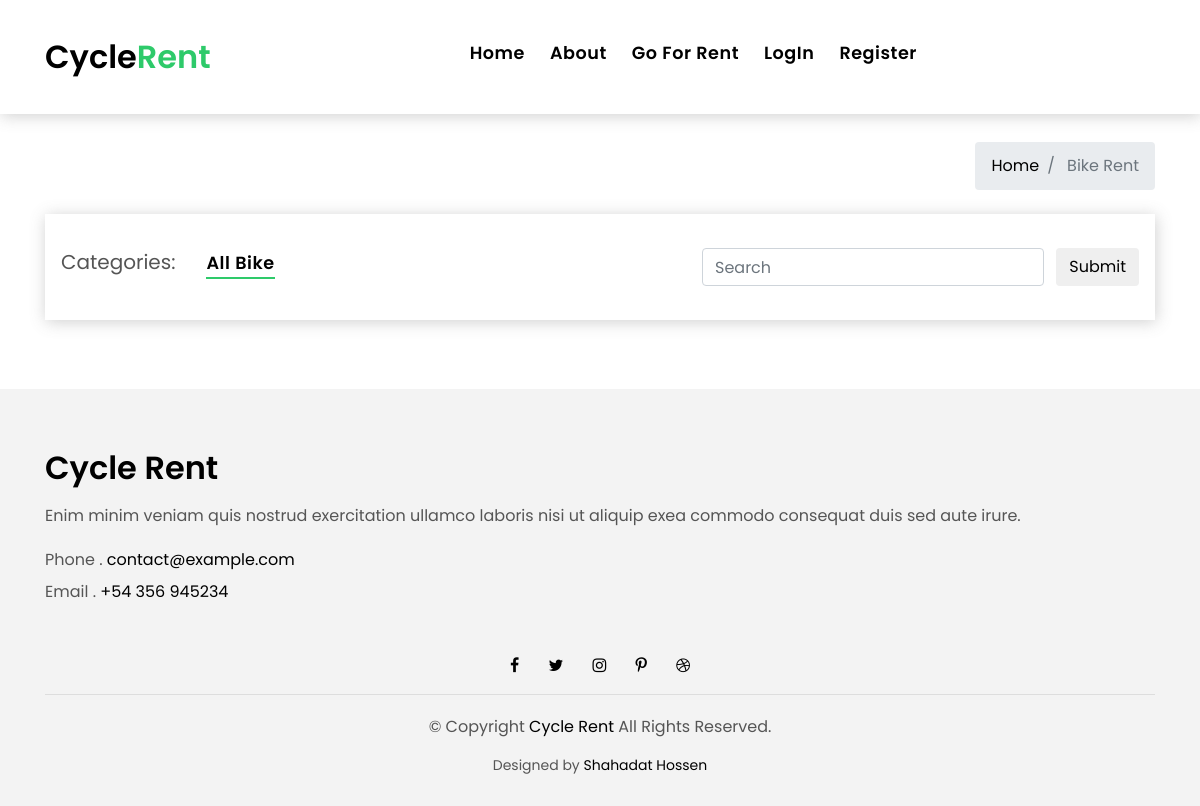
The page /go_for_rent/bike_list/ on the database as committed earlier.
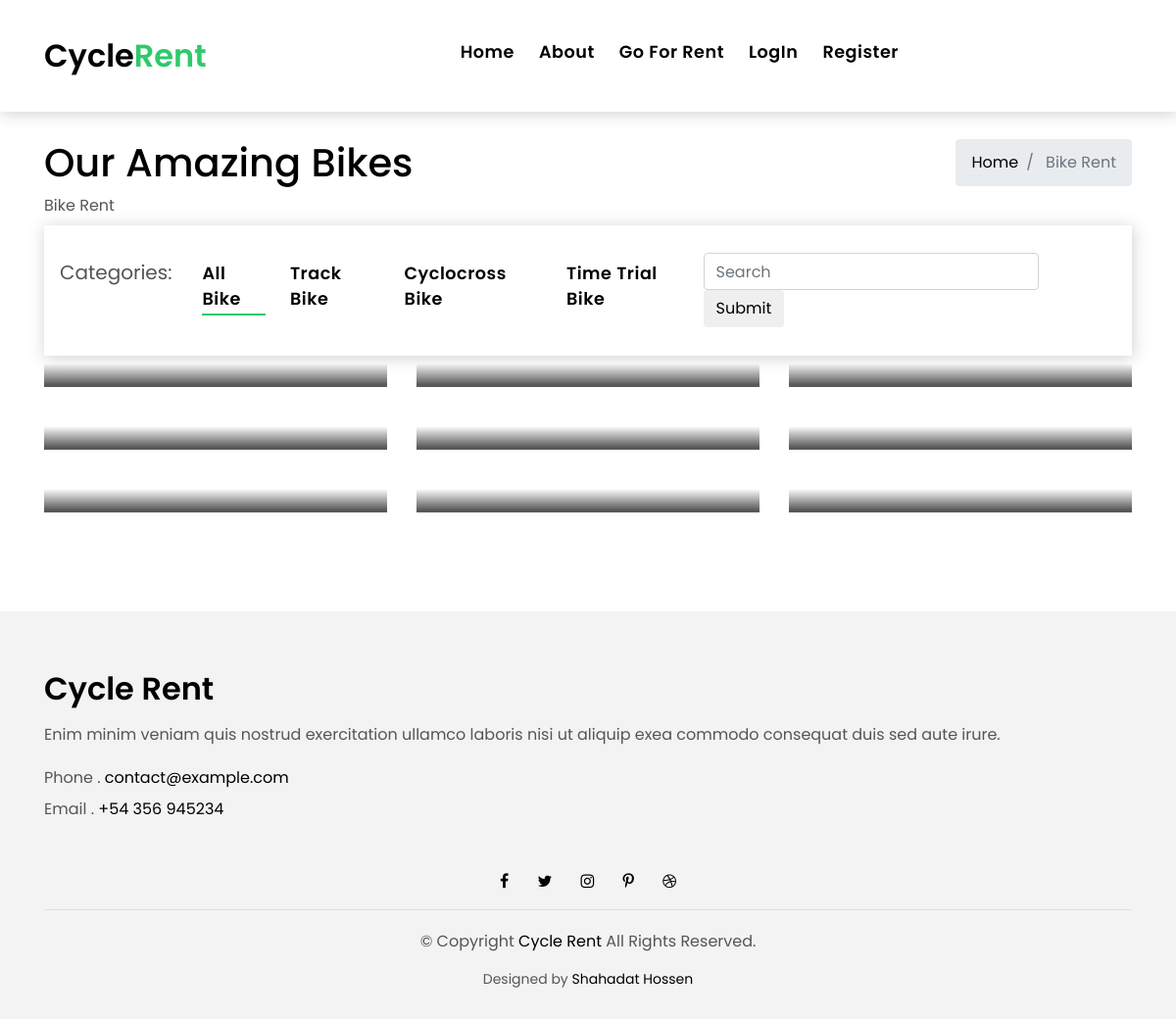
The same page on the database as committed later.
### rent/models.py (models this page shows, shortened)
class Header(models.Model):
	title = models.CharField(max_length=120)
	text = models.CharField(max_length=12)

class BikeCategory(models.Model):
	title = models.CharField(max_length=120,unique=True)
	slug = models.SlugField(unique=True)
	active = models.BooleanField(default=True)
	timestamp = models.DateTimeField(auto_now_add=True,auto_now=False)
	def __str__(self):
		return self.title
	def get_absolute_url(self):
		return reverse("rent:bike_category", kwargs={
            'slug': self.slug
        })

### rent/views.py (the view, shortened to what this page needs)
# urls.py: path('bike_list/', BikeListView.as_view(), name='bike_list'),
class BikeListView(ListView):
	model = Bike
	queryset = Bike.objects.all()
	paginate_by = 12
	def get_context_data(self,*args,**kwargs):
		context = super().get_context_data(*args,**kwargs)
		context["header"] = Header.objects.all()[:1]
		context["category"] = BikeCategory.objects.filter(active=True)
		context["query"] = self.request.GET.get("q")
		return context
	def get_queryset(self, *args, **kwargs):
		qs = super().get_queryset(*args,**kwargs)
		query = self.request.GET.get("q")
		return qs

### rent/models.py (called while the page is built)
	def get_cart_url(self):
		return reverse("rent:bike_detail", kwargs={
            'slug': self.slug
        })

### rent/templates/rent/bike_list.html (shortened to what this page needs)
{% extends "base.html" %}
{% load static %}
{% block content %}
  <section style="margin-top:70px">
    <div class="container">
      <div class="row">
        <div class="col-md-12 col-lg-8">
          <div class="title-single-box">
            {% for obj in header %}
              <h1 class="title-single">{{ obj.title }}</h1>
              <span class="color-text-a">{{ obj.text }}</span>
            {% endfor %}
          </div>
        </div>
        <div class="col-md-12 col-lg-4">
          <nav aria-label="breadcrumb" class="breadcrumb-box d-flex justify-content-lg-end">
            <ol class="breadcrumb">
              <li class="breadcrumb-item">
                <a href="{% url 'home' %}">Home</a>
              </li>
              <li class="breadcrumb-item active" aria-current="page">
                Bike Rent
              </li>
            </ol>
          </nav>
        </div>
      </div>
    </div>
  </section>
  <section class="property-grid grid">
    <div class="container">
      {% include 'rent/bikes_section.html' with objects=object_list cat_objects=category%}
      <div class="row">
        <div class="col-sm-12">
        </div>
      </div>
    </div>
  </section>
{% endblock %}

### templates/base.html (shortened to what this page needs)
<!DOCTYPE html>
<html lang="en">
  {% include "head.html" %}
<body>
  {% include "navbar.html" %}
  	<div class="mt-5 pt-4">
	 </div>
  {% block content %}
  {% endblock %}
  {% include "footer.html" %}
</body>
</html>

### templates/head.html (shortened to what this page needs)
{% load static %}
<head>
  <link href="{% static 'lib/bootstrap/css/bootstrap.min.css' %}" rel="stylesheet">
  <link href="{% static 'lib/font-awesome/css/font-awesome.min.css' %}" rel="stylesheet">
  <link href="{% static 'lib/animate/animate.min.css' %}" rel="stylesheet">
  <link href="{% static 'lib/ionicons/css/ionicons.min.css' %}" rel="stylesheet">
  <link href="{% static 'lib/owlcarousel/assets/owl.carousel.min.css' %}" rel="stylesheet">
  <link href="{% static 'css/style.css' %}" rel="stylesheet">
</head>

### templates/navbar.html (shortened to what this page needs)
{% url 'home' as home %}
{% url 'about' as about %}
{% url 'rent:picup_point' as picup_point %}
{% url 'auth_logout' as logout %}
{% url 'auth_login' as login %}
{% url 'registration_register' as register %}
  <nav class="navbar navbar-default navbar-trans navbar-expand-lg fixed-top">
    <div class="container">
      <a class="navbar-brand text-brand" href="/./">Cycle<span class="color-b">Rent</span></a>
      <div class="navbar-collapse collapse justify-content-center" id="navbarDefault">
        <ul class="navbar-nav">
          <li class="nav-item">
            <a class="nav-link {% if request.path == home %}active {% endif %}" href="{% url 'home' %}">Home</a>
          </li>
          <li class="nav-item">
            <a class="nav-link {% if request.path == about %}active {% endif %}" href="{% url 'about' %}">About</a>
          </li>
          <li class="nav-item">
            <a class="nav-link {% if request.path == picup_point %}active {% endif %}" href="{% url 'rent:picup_point' %}">Go For Rent</a>
          </li>
          {% if request.user.is_authenticated %}
            <li class="nav-item">
              <a class="nav-link {% if request.path == logout %}active {% endif %}" href="{% url 'auth_logout' %}">Logout</a>
            </li>
          {% else %}
            <li class="nav-item">
              <a class="nav-link {% if request.path == login %}active {% endif %}" href="{% url 'auth_login' %}">LogIn</a>
            </li>
            <li class="nav-item">
              <a class="nav-link {% if request.path == register %}active {% endif %}" href="{% url 'registration_register' %}">Register</a>
            </li>
           {% endif %}
        </ul>
      </div>
    </div>
  </nav>

### rent/templates/rent/bikes_section.html (shortened to what this page needs)
{% url 'rent:bike_list' as bike_list %}
<div class="row">
  <div class="col-sm-12">
    <nav class="navbar navbar-default navbar-trans navbar-expand-lg mt-2 mb-2">
      <div class="collapse navbar-collapse" id="basicExampleNav">
        <ul class="navbar-nav mr-auto">
          <span class="navbar-brand">Categories:</span>
          <li class="nav-item">
            <a class="nav-link {% if request.path == bike_list %} active {% endif %}" href="{% url 'rent:bike_list' %}">
              All Bike
            </a>
          </li>
            {% for cat in cat_objects %}
              <li class="nav-item">
                <a class="nav-link {% if request.path == cat.get_absolute_url %} active {% endif %}" href="{{ cat.get_absolute_url }}">
                  {{ cat }}
                </a>
              </li>
            {% endfor %}
        </ul>
        <form action="{% url  'rent:bike_list' %} " class="form-inline" method="GET" role="Search">
          <div class="md-form my-0">
            <input name="q"  class="form-control mr-sm-2" type="text" placeholder="Search" aria-label="Search">
            <input class="btn " type="submit" placeholder="Submit" >
          </div>
        </form>
      </div>
    </nav>
  </div>
  {% for obj in objects %}
    <div class="col-md-4">
      <div class="card-box-a card-shadow">
        <div class="img-box-a">
        </div>
        <div class="card-overlay">
          <div class="card-overlay-a-content">
            <div class="card-body-a">
            </div>
          </div>
        </div>
      </div>
    </div>
  {% endfor %}
</div>

### templates/footer.html
  <section class="section-footer">
    <div class="container">
      <div class="row">
        <div class="col-lg-12 col-sm-12 col-md-4">
          <div class="widget-a">
            <div class="w-header-a">
              <h3 class="w-title-a text-brand">Cycle Rent</h3>
            </div>
            <div class="w-body-a">
              <p class="w-text-a color-text-a">
                Enim minim veniam quis nostrud exercitation ullamco laboris nisi ut aliquip exea commodo consequat duis
                sed aute irure.
              </p>
            </div>
            <div class="w-footer-a">
              <ul class="list-unstyled">
                <li class="color-a">
                  <span class="color-text-a">Phone .</span> contact@example.com</li>
                <li class="color-a">
                  <span class="color-text-a">Email .</span> +54 356 945234</li>
              </ul>
            </div>
          </div>
        </div>
      </div>
    </div>
  </section>
  <footer>
    <div class="container">
      <div class="row">
        <div class="col-md-12">
          <div class="socials-a">
            <ul class="list-inline">
              <li class="list-inline-item">
                <a href="#">
                  <i class="fa fa-facebook" aria-hidden="true"></i>
                </a>
              </li>
              <li class="list-inline-item">
                <a href="#">
                  <i class="fa fa-twitter" aria-hidden="true"></i>
                </a>
              </li>
              <li class="list-inline-item">
                <a href="#">
                  <i class="fa fa-instagram" aria-hidden="true"></i>
                </a>
              </li>
              <li class="list-inline-item">
                <a href="#">
                  <i class="fa fa-pinterest-p" aria-hidden="true"></i>
                </a>
              </li>
              <li class="list-inline-item">
                <a href="#">
                  <i class="fa fa-dribbble" aria-hidden="true"></i>
                </a>
              </li>
            </ul>
          </div>
          <div class="copyright-footer">
            <p class="copyright color-text-a">
              &copy; Copyright
              <span class="color-a">Cycle Rent</span> All Rights Reserved.
            </p>
          </div>
          <div class="credits">
            Designed by <a href="">Shahadat Hossen</a>
          </div>
        </div>
      </div>
    </div>
  </footer>

### templates/js.html (shortened to what this page needs)
{% load static %}

### static_in_pro/css/style.css (style rules this page uses)
body { font-family: 'Poppins', sans-serif; color: #555555; }
h1, h2, h3, h4, h5, h6 { color: #000000; }
a { color: #000000; transition: all .5s ease; }
.text-brand { color: #000000; font-size: 2rem; font-weight: 600; }
.color-a { color: #000000; }
.color-b { color: #2eca6a; }
.color-text-a { color: #555555; }
.socials-a .list-inline-item:not(:last-child) { margin-right: 25px; }
.navbar-default { transition: all .5s ease-in-out; background-color: #ffffff; padding-top: 28px; padding-bottom: 28px; -webkit-backface-visibility: hidden; backface-visibility: hidden; box-shadow: 1px 2px 15px rgba(100, 100, 100, 0.3); }
.navbar-default.navbar-trans, .navbar-default.navbar-reduce { -webkit-backface-visibility: hidden; backface-visibility: hidden; }
.navbar-default.navbar-trans .nav-item, .navbar-default.navbar-reduce .nav-item { position: relative; padding-right: 10px; padding-bottom: 8px; margin-left: 0; }
.navbar-default.navbar-trans .nav-link, .navbar-default.navbar-reduce .nav-link { font-size: 1.1rem; color: #000000; font-weight: 600; letter-spacing: 0.030em; transition: all 0.1s ease-in-out; position: relative; padding-left: 0; padding-right: 0; }
.navbar-default.navbar-trans .nav-link:before, .navbar-default.navbar-reduce .nav-link:before { content: ''; position: absolute; bottom: 5px; left: 0; width: 100%; height: 2px; z-index: 0; background-color: #2eca6a; -webkit-transform: scaleX(0); transform: scaleX(0); -webkit-transform-origin: right; transform-origin: right; transition: opacity .2s ease-out 0.3s, -webkit-transform .2s ease-out; transition: transform .2s ease-out, opacity .2s ease-out 0.3s; transition: transform .2s ease-out, opacity .2s ease-out 0.3s, -webkit-transform .2s ease-out; }
.navbar-default.navbar-trans .show > .nav-link:before, .navbar-default.navbar-trans .active > .nav-link:before, .navbar-default.navbar-trans .nav-link.show:before, .navbar-default.navbar-trans .nav-link.active:before, .navbar-default.navbar-reduce .show > .nav-link:before, .navbar-default.navbar-reduce .active > .nav-link:before, .navbar-default.navbar-reduce .nav-link.show:before, .navbar-default.navbar-reduce .nav-link.active:before { -webkit-transform: scaleX(1); transform: scaleX(1); }
.navbar-default.navbar-trans .nav-link:before { background-color: #2eca6a; }
.navbar-default.navbar-trans .show > .nav-link, .navbar-default.navbar-trans .active > .nav-link, .navbar-default.navbar-trans .nav-link.show, .navbar-default.navbar-trans .nav-link.active { color: #000000; }
.card-box-a, .card-box-b, .card-box-d { position: relative; overflow: hidden; -webkit-backface-visibility: hidden; backface-visibility: hidden; }
.card-overlay { position: absolute; width: 100%; height: 100%; top: 0; left: 0; }
.card-shadow { -webkit-backface-visibility: hidden; backface-visibility: hidden; }
.card-shadow:before { content: ' '; position: absolute; top: 0; left: 0; width: 100%; height: 100%; z-index: 1; background: linear-gradient(to bottom, rgba(0, 0, 0, 0) 0%, rgba(0, 0, 0, 0.2) 27%, rgba(0, 0, 0, 0.65) 90%); }
.card-overlay-a-content { transition: all .5s ease-in; position: absolute; width: 100%; bottom: 0px; z-index: 2; }
.card-body-a { z-index: 2; transition: all .5s ease-in; padding: 0rem 1rem 2rem 1rem; }
.section-footer { padding-top: 60px; margin-top: 60px; background: #f3f3f3; }
.section-footer ul { line-height: 2; }
.section-footer .widget-a .w-title-a { margin-bottom: 1rem; }
footer { background: #f3f3f3; text-align: center; padding: 30px 0; }
footer .copyright-footer { border-top: 1px solid #ddd; padding-top: 20px; }
footer .credits { font-size: 14px; }
.btn { transition: .5s ease; }
@media (min-width: 768px) { .navbar-default.navbar-trans .nav-item, .navbar-default.navbar-reduce .nav-item { margin-left: 15px; } }
@media (min-width: 768px) { .grid .card-box-a, .grid .card-box-b, .grid .card-box-c, .grid .card-box-d { margin-bottom: 2.5rem; } }
@media (min-width: 768px) { .card-overlay-a-content { bottom: -20px; } }
@media (min-width: 992px) { .card-overlay-a-content { bottom: 0px; } }

Rows that differ between the two databases and show on the page:
added Header: title "Our Amazing Bikes", text "Bike Rent"
added BikeCategory: title "Track Bike"
added BikeCategory: title "Cyclocross Bike"
added BikeCategory: title "Time Trial Bike"
